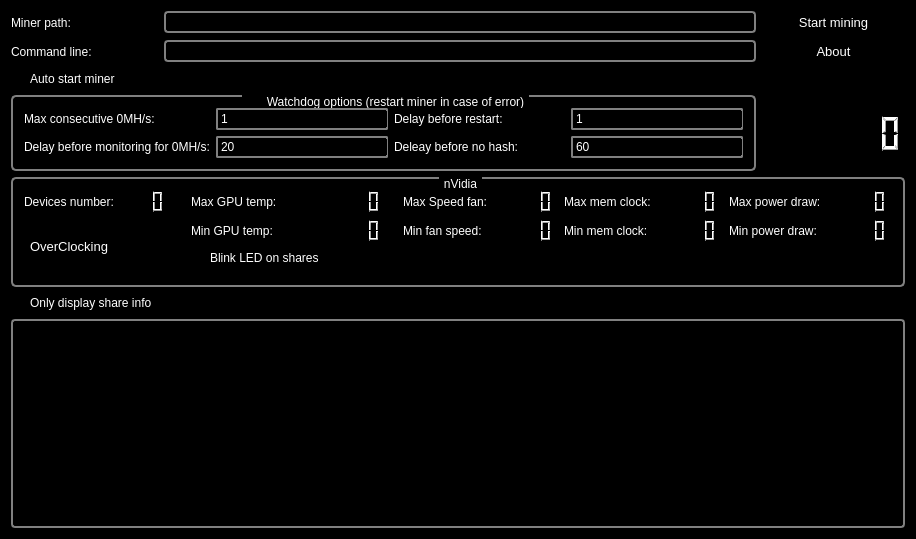
<?xml version="1.0" encoding="UTF-8"?>
<ui version="4.0">
 <class>MainWindow</class>
 <widget class="QMainWindow" name="MainWindow">
  <property name="geometry">
   <rect>
    <x>0</x>
    <y>0</y>
    <width>916</width>
    <height>539</height>
   </rect>
  </property>
  <property name="font">
   <font>
    <family>Tahoma</family>
    <pointsize>10</pointsize>
   </font>
  </property>
  <property name="windowTitle">
   <string>Miner's Lamp</string>
  </property>
  <property name="windowIcon">
   <iconset resource="resources.qrc">
    <normaloff>:/icons/eth_miner_lamp.ico</normaloff>:/icons/eth_miner_lamp.ico</iconset>
  </property>
  <property name="styleSheet">
   <string notr="true">QWidget {

color: white;
  background-color:  black;

 }

QLabel
{
  background-color: black;
  color: white;

}

QGroupBox {
    background-color: black;
    border: 2px solid gray;
    border-radius: 5px;
    margin-top: 1ex; /* leave space at the top for the title */
}

QGroupBox::title {
    subcontrol-origin: margin;
    subcontrol-position: top center; /* position at the top center */
    padding: 0 3px;
    background-color: black;
}


QLineEdit {
 padding: 1px;
 border-style: solid;
 border: 2px solid gray;
 border-radius: 4px;
 }

QTextEdit {
  border: 2px solid gray;
  border-radius: 4px;
}



QLineEdit
{
color: white;
}

QLineEdit#lineEditDonate
{
border-style: no-border;
color: yellow;
}


QDateTimeEdit {
  padding: 1px;
  border-style: solid;
  border: 2px solid gray;
  border-radius: 4px;
}

QTimeEdit {
  padding: 1px;
  border-style: solid;
  border: 2px solid gray;
  border-radius: 4px;
}

QComboBox {
  border: 2px solid gray;
  border-radius: 4px;
}

QTreeView {
  border: 2px solid gray;
  border-radius: 4px;
}


QListView {
    alternate-background-color: gray;
}



QCheckBox {
color: white;

 }

QSpinBox {
color: white;
 padding: 1px;
 border-style: solid;
 border: 2px solid gray;
 border-radius: 2px;
 }

QPushButton {
 color: white;
 background-color: QLinearGradient( x1: 0, y1: 0, x2: 0, y2: 1,
                    stop: 0 #808080, stop: 0.1 #909090,
                    stop: 0.49 #505050, stop: 0.5 #666666, stop: 1 #909090);
 border-width: 1px;
 border-color: black;
 border-style: solid;
 border-radius: 4;
 padding: 3px;
 font-size: 13px;
 padding-left: 5px;
 padding-right: 5px;
 min-width: 50px;
 max-width: 200px;
 min-height: 13px;
 max-height: 40px;
 }

QPushButton:pressed
{
 color: white;
 background-color: QLinearGradient( x1: 0, y1: 0, x2: 0, y2: 1, stop: 0 #88d, stop: 0.1 #77e, stop: 0.49 #12c, stop: 0.5 #33b, stop: 1 #22c);
 border-width: 1px;
 border-color: black;
 border-style: solid;
 border-radius: 4;
 padding: 3px;
 font-size: 13px;
 padding-left: 5px;
 padding-right: 5px;
 min-width: 50px;
 max-width: 200px;
 min-height: 13px;
 max-height: 40px;
}

QPushButton:hover
{
 color: white;
 background-color: QLinearGradient( x1: 0, y1: 0, x2: 0, y2: 1, stop: 0 #505050, stop: 0.1 #707070, stop: 0.49 #12c, stop: 0.5 #aaaaaa, stop: 1 #33c);
 border-width: 1px;
 border-color: black;
 border-style: solid;
 border-radius: 4;
 padding: 3px;
 font-size: 13px;
 padding-left: 5px;
 padding-right: 5px;
 min-width: 50px;
 max-width: 200px;
 min-height: 13px;
 max-height: 40px;
}

QPushButton:checked
{
 color: white;
 background-color: QLinearGradient( x1: 0, y1: 0, x2: 0, y2: 1, stop: 0 #88d, stop: 0.1 #77e, stop: 0.49 #12c, stop: 0.5 #44b, stop: 1 #ddc);
 border-width: 1px;
 border-color: black;
 border-style: solid;
 border-radius: 4;
 padding: 3px;
 font-size: 13px;
 padding-left: 5px;
 padding-right: 5px;
 min-width: 50px;
 max-width: 200px;
 min-height: 13px;
 max-height: 40px;
}

QPushButton:disabled
{
 color: white;
 background-color: QLinearGradient( x1: 0, y1: 0, x2: 0, y2: 1,
                    stop: 0 #CCCCCC, stop: 0.1 #EEEEEE,
                    stop: 0.49 #AAAAAA, stop: 0.5 #BBBBBB, stop: 1 #CCCCCC);
 border-width: 1px;
 border-color: black;
 border-style: solid;
 border-radius: 4;
 padding: 3px;
 font-size: 13px;
 padding-left: 5px;
 padding-right: 5px;
 min-width: 50px;
 max-width: 200px;
 min-height: 13px;
 max-height: 40px;
}</string>
  </property>
  <widget class="QWidget" name="centralWidget">
   <layout class="QGridLayout" name="gridLayout_2">
    <item row="0" column="1" colspan="4">
     <widget class="QLineEdit" name="lineEditMinerPath"/>
    </item>
    <item row="1" column="0">
     <widget class="QLabel" name="label">
      <property name="text">
       <string>Command line:</string>
      </property>
     </widget>
    </item>
    <item row="0" column="0">
     <widget class="QLabel" name="label_2">
      <property name="text">
       <string>Miner path:</string>
      </property>
     </widget>
    </item>
    <item row="9" column="0">
     <widget class="QCheckBox" name="checkBoxOnlyShare">
      <property name="text">
       <string>Only display share info</string>
      </property>
     </widget>
    </item>
    <item row="0" column="5">
     <widget class="QPushButton" name="pushButton">
      <property name="text">
       <string>Start mining</string>
      </property>
     </widget>
    </item>
    <item row="1" column="5">
     <widget class="QPushButton" name="pushButtonHelp">
      <property name="text">
       <string>About</string>
      </property>
     </widget>
    </item>
    <item row="10" column="0" colspan="6">
     <widget class="QTextEdit" name="textEdit">
      <property name="readOnly">
       <bool>true</bool>
      </property>
     </widget>
    </item>
    <item row="1" column="1" colspan="4">
     <widget class="QLineEdit" name="lineEditArgs"/>
    </item>
    <item row="8" column="0" colspan="6">
     <widget class="QGroupBox" name="groupBoxNvidia">
      <property name="title">
       <string>nVidia</string>
      </property>
      <layout class="QGridLayout" name="gridLayout_3">
       <item row="0" column="0">
        <widget class="QLabel" name="label_8">
         <property name="text">
          <string>Devices number:</string>
         </property>
        </widget>
       </item>
       <item row="1" column="4">
        <widget class="QLabel" name="label_11">
         <property name="text">
          <string>Min fan speed:</string>
         </property>
        </widget>
       </item>
       <item row="0" column="6">
        <widget class="QLabel" name="label_10">
         <property name="text">
          <string>Max mem clock:</string>
         </property>
        </widget>
       </item>
       <item row="0" column="5">
        <widget class="QLCDNumber" name="lcdNumberMaxFanSpeed"/>
       </item>
       <item row="0" column="9">
        <widget class="QLCDNumber" name="lcdNumberMaxWatt"/>
       </item>
       <item row="0" column="1">
        <widget class="QLCDNumber" name="lcdNumberGPUCount">
         <property name="digitCount">
          <number>2</number>
         </property>
        </widget>
       </item>
       <item row="0" column="7">
        <widget class="QLCDNumber" name="lcdNumberMaxMemClock"/>
       </item>
       <item row="0" column="2">
        <widget class="QLabel" name="label_6">
         <property name="text">
          <string>Max GPU temp:</string>
         </property>
        </widget>
       </item>
       <item row="0" column="3">
        <widget class="QLCDNumber" name="lcdNumberMaxGPUTemp">
         <property name="digitCount">
          <number>3</number>
         </property>
        </widget>
       </item>
       <item row="0" column="4">
        <widget class="QLabel" name="label_9">
         <property name="text">
          <string>Max Speed fan:</string>
         </property>
        </widget>
       </item>
       <item row="1" column="2">
        <widget class="QLabel" name="label_13">
         <property name="text">
          <string>Min GPU temp:</string>
         </property>
        </widget>
       </item>
       <item row="1" column="3">
        <widget class="QLCDNumber" name="lcdNumberMinGPUTemp">
         <property name="digitCount">
          <number>3</number>
         </property>
        </widget>
       </item>
       <item row="1" column="7">
        <widget class="QLCDNumber" name="lcdNumberMinMemClock"/>
       </item>
       <item row="0" column="8">
        <widget class="QLabel" name="label_14">
         <property name="text">
          <string>Max power draw:</string>
         </property>
        </widget>
       </item>
       <item row="1" column="9">
        <widget class="QLCDNumber" name="lcdNumberMinWatt"/>
       </item>
       <item row="1" column="5">
        <widget class="QLCDNumber" name="lcdNumberMinFanSpeed"/>
       </item>
       <item row="1" column="8">
        <widget class="QLabel" name="label_15">
         <property name="text">
          <string>Min power draw:</string>
         </property>
        </widget>
       </item>
       <item row="1" column="6">
        <widget class="QLabel" name="label_12">
         <property name="text">
          <string>Min mem clock:</string>
         </property>
        </widget>
       </item>
       <item row="1" column="0" rowspan="3">
        <widget class="QPushButton" name="pushButtonOC">
         <property name="enabled">
          <bool>false</bool>
         </property>
         <property name="text">
          <string>OverClocking</string>
         </property>
        </widget>
       </item>
       <item row="2" column="2">
        <widget class="QCheckBox" name="checkBoxBlinkLED">
         <property name="enabled">
          <bool>true</bool>
         </property>
         <property name="text">
          <string>Blink LED on shares</string>
         </property>
        </widget>
       </item>
      </layout>
     </widget>
    </item>
    <item row="4" column="0" colspan="5">
     <widget class="QGroupBox" name="groupBoxWatchdog">
      <property name="title">
       <string>Watchdog options (restart miner in case of error)</string>
      </property>
      <property name="checkable">
       <bool>true</bool>
      </property>
      <property name="checked">
       <bool>false</bool>
      </property>
      <layout class="QGridLayout" name="gridLayout">
       <item row="0" column="0">
        <widget class="QLabel" name="label_4">
         <property name="text">
          <string>Max consecutive 0MH/s:</string>
         </property>
        </widget>
       </item>
       <item row="0" column="1">
        <widget class="QSpinBox" name="spinBoxMax0MHs">
         <property name="minimum">
          <number>1</number>
         </property>
        </widget>
       </item>
       <item row="0" column="2">
        <widget class="QLabel" name="label_5">
         <property name="text">
          <string>Delay before restart:</string>
         </property>
        </widget>
       </item>
       <item row="0" column="3">
        <widget class="QSpinBox" name="spinBoxDelay">
         <property name="minimum">
          <number>1</number>
         </property>
        </widget>
       </item>
       <item row="1" column="0">
        <widget class="QLabel" name="label_3">
         <property name="text">
          <string>Delay before monitoring for 0MH/s:</string>
         </property>
        </widget>
       </item>
       <item row="1" column="1">
        <widget class="QSpinBox" name="spinBoxDelay0MHs">
         <property name="minimum">
          <number>1</number>
         </property>
         <property name="value">
          <number>20</number>
         </property>
        </widget>
       </item>
       <item row="1" column="2">
        <widget class="QLabel" name="label_7">
         <property name="text">
          <string>Deleay before no hash:</string>
         </property>
        </widget>
       </item>
       <item row="1" column="3">
        <widget class="QSpinBox" name="spinBoxDelayNoHash">
         <property name="minimum">
          <number>30</number>
         </property>
         <property name="maximum">
          <number>120</number>
         </property>
         <property name="value">
          <number>60</number>
         </property>
        </widget>
       </item>
      </layout>
     </widget>
    </item>
    <item row="2" column="0">
     <widget class="QCheckBox" name="checkBoxAutoStart">
      <property name="text">
       <string>Auto start miner</string>
      </property>
     </widget>
    </item>
    <item row="4" column="5">
     <widget class="QLCDNumber" name="lcdNumberHashRate">
      <property name="digitCount">
       <number>7</number>
      </property>
     </widget>
    </item>
   </layout>
  </widget>
 </widget>
 <layoutdefault spacing="6" margin="11"/>
 <resources>
  <include location="resources.qrc"/>
 </resources>
 <connections/>
</ui>
